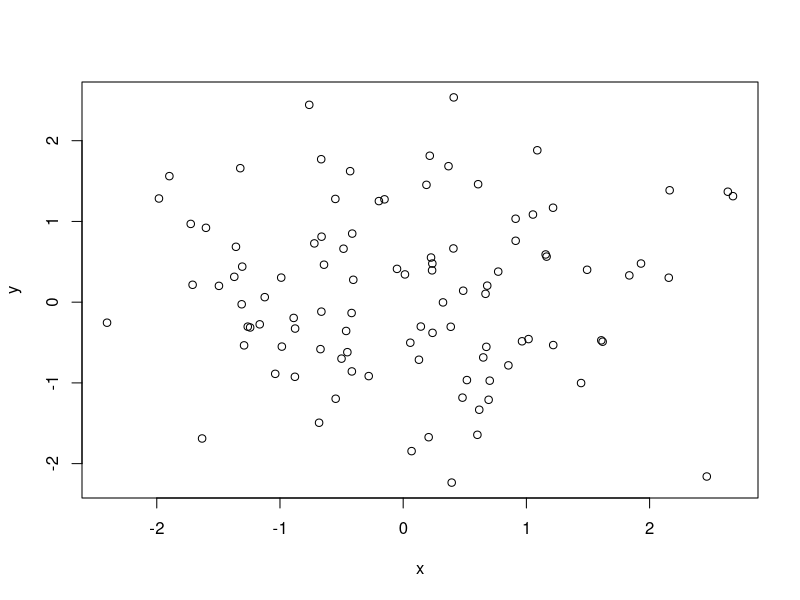
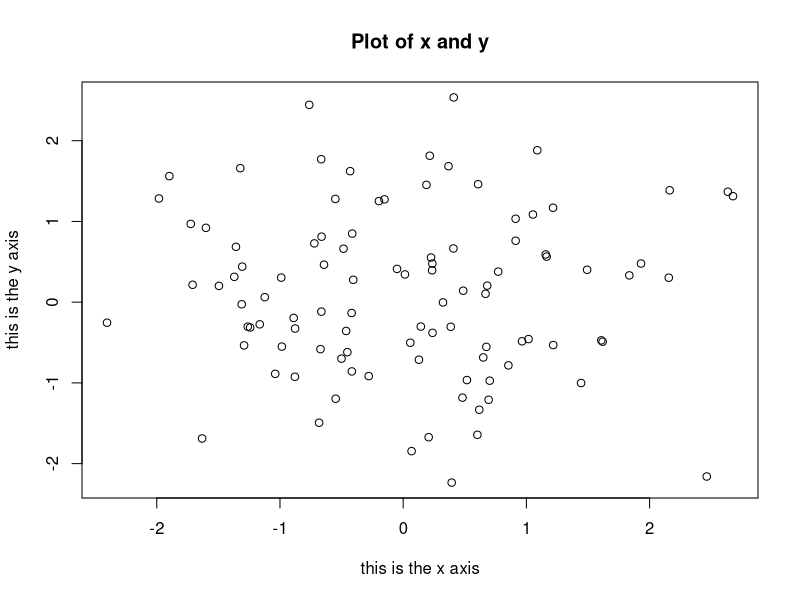
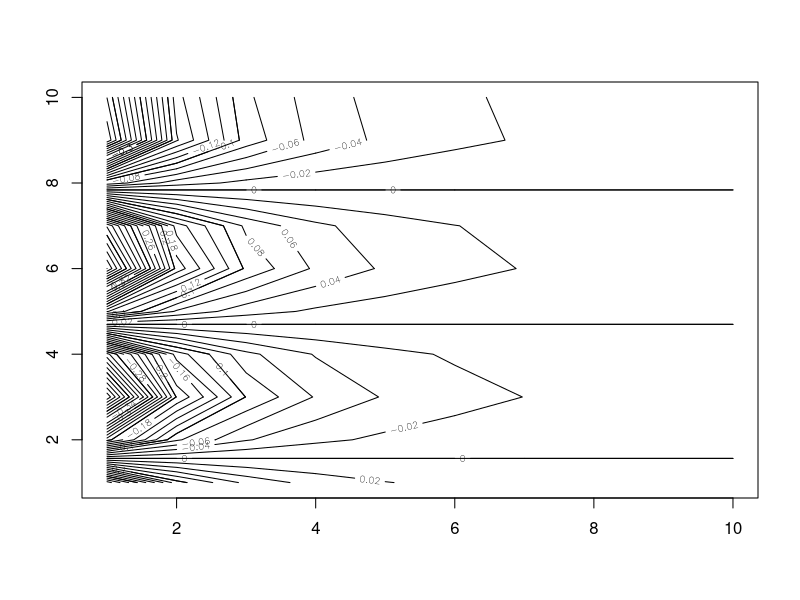
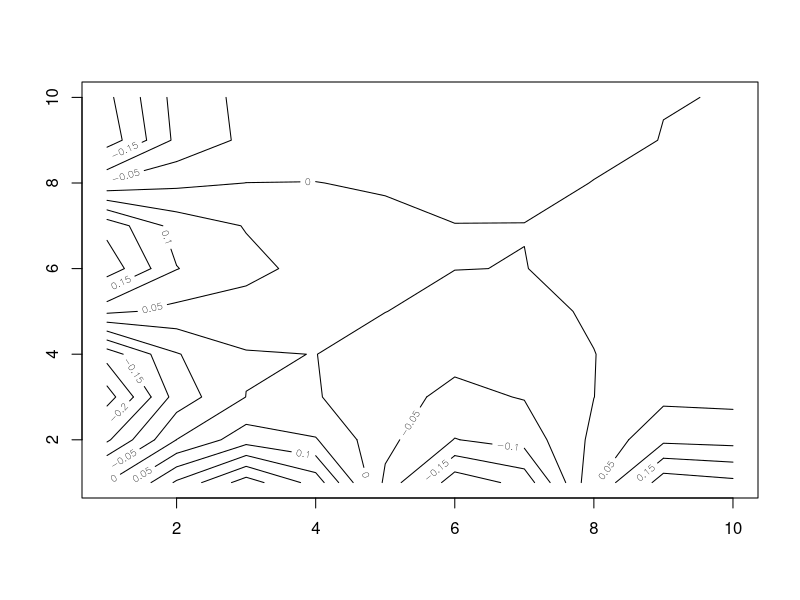
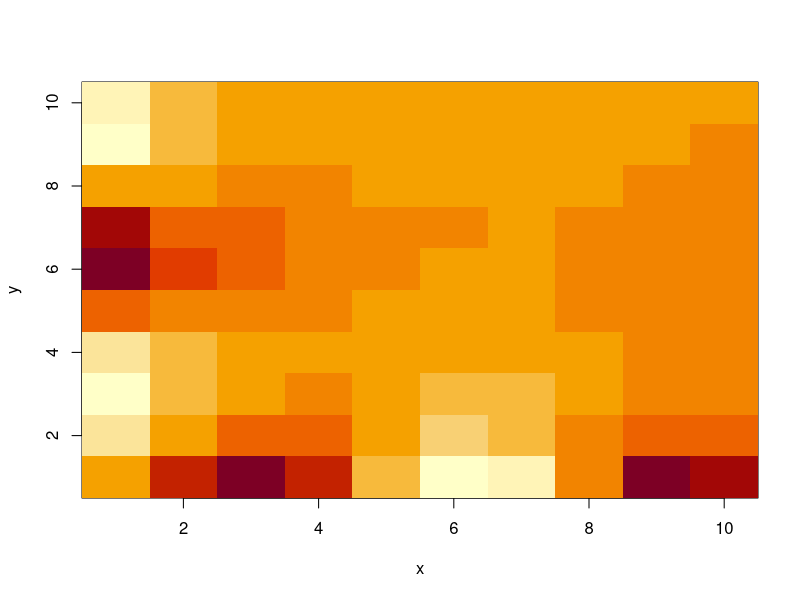
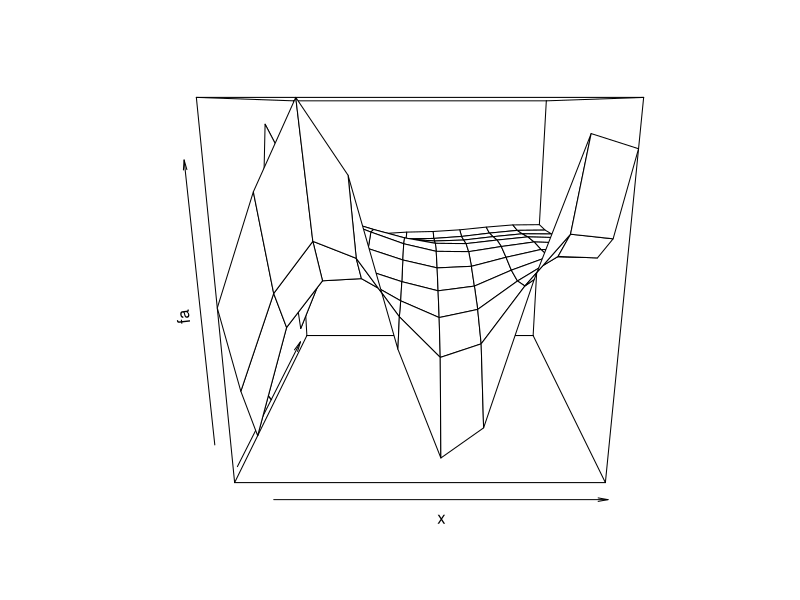
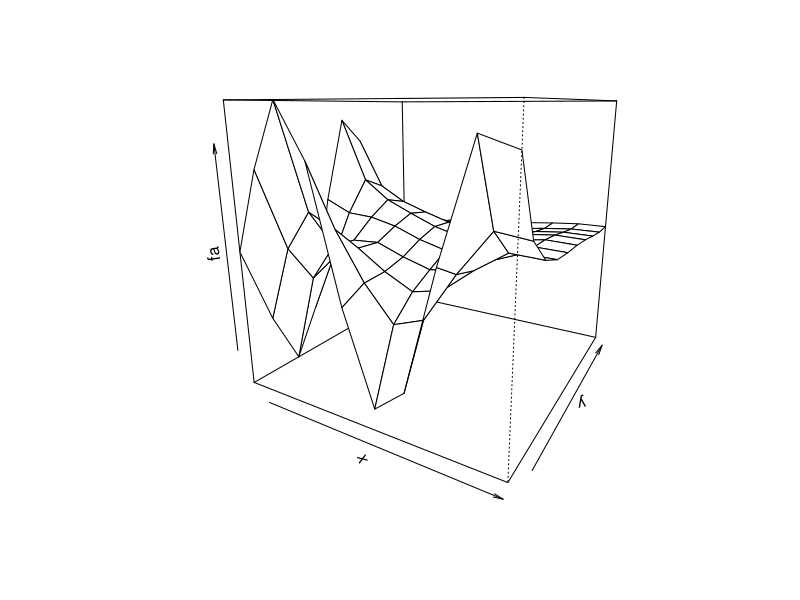
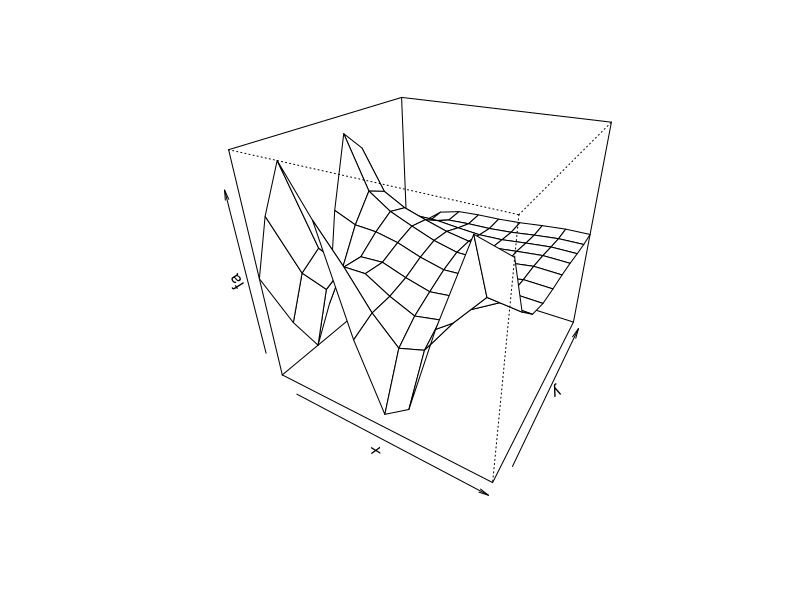

The R script that drew these images, in order:
## ---- chunk 1
knitr::opts_chunk$set(echo = TRUE)
## ---- chunk 2
x <- c(1,2,3,5)
x
length(x)
y <- c(7,8,9)
x + y
ls()
rm(x,y)
rm(list=ls())
?matrix
x = matrix(data=c(1,2,3,4), nrow= 2, ncol = 2)
x
x = matrix(c(1,2,3,4), 2,2)
x
matrix(c(1,2,3,4), 2,2, byrow = TRUE)
sqrt(x)
x^2
x= rnorm(50)
y = x+ rnorm(50, mean = 50, sd= .1)
cor(x,y)


set.seed(1303)
rnorm(50)
set.seed(3)
y = rnorm(100)
mean(y)
var(y)
sqrt(y)
sd(y)
## ---- chunk 3
x = rnorm(100)
y = rnorm(100)
plot(x,y)
plot(x, y, xlab= "this is the x axis", ylab = "this is the y axis", main = "Plot of x and y")
pdf("Figure 1.pdf")
jpeg("Figure1j.jpeg")
plot(x,y,col = "green")
dev.off()

x =seq(1, 10)
x
x = 1:10
x

y = x
f = outer(x,y, function(x,y)cos(y)/(1+x^2))
contour(x,y,f)
contour(x,y,f, nlevels=45, add = T)
fa = (f-t(f))/2
contour(x,y,fa, nlevels = 15)


image(x, y, fa)
persp(x, y, fa)
persp(x, y, fa, theta = 30)
persp(x, y, fa, theta = 30, phi = 30)
persp(x, y, fa, theta = 30, phi = 70)
persp(x, y, fa, theta = 30, phi = 40)

## ---- chunk 4
A = matrix(1:16, 4, 4)
A

A[2,3]
A[c(1,3), c(2,4)]
A[1:3, 2:4]
A[1:2,]
A[,1:2]
A[1,]
A[-c(1,3) , ]
dim(A)
## ---- chunk 5
auto = mtcars
#fix(auto)
dim(auto)
auto = na.omit(auto)
names(auto)
plot(auto$cyl, auto$mpg)
attach(auto)
plot(cyl, mpg)
cyl= as.factor(cyl)
plot(cyl, mpg)
plot(cyl, col="red")
plot(cyl, col = "red", varwidth=T)
plot(cyl, col = "red", varwidth=T, horizontal = T)
plot(cyl, col = "red", varwidth=T, horizontal = T, xlab = "cylinders", ylab = "mpg")

hist(mpg, col = 2)
hist(mpg, col = 2, breaks = 15)

pairs(auto)
pairs(~mpg + disp + hp + wt, auto)
plot(hp, mpg)
identify(hp, mpg)

summary(auto)
summary(mpg)
